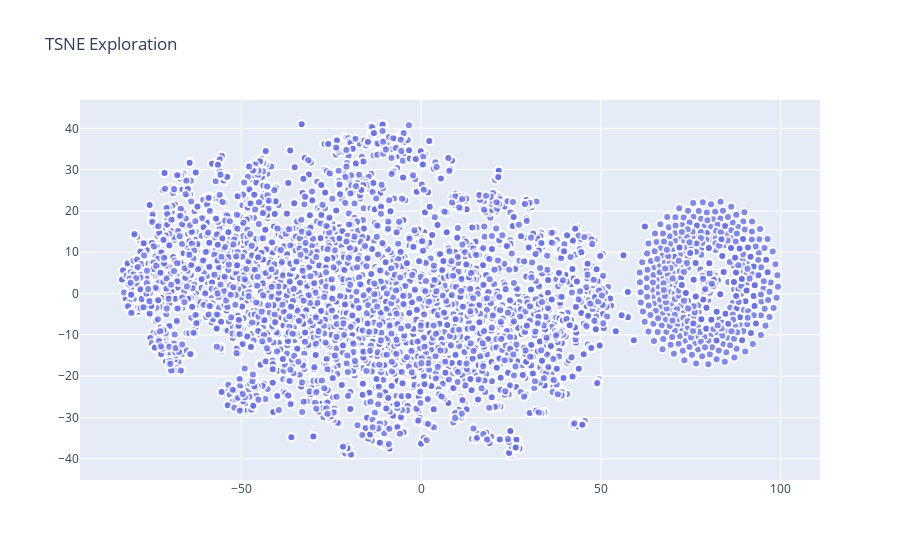

The notebook cell this image was saved under:
### Code cell
trace0 = go.Scatter(
    x = text_tsne[:,0],
    y = text_tsne[:,1],
    mode = 'markers',
    showlegend = False,
    text=most_similar_words_preprocessed_sentences, #TODO: change this
    marker = dict(
        size = 8,
        colorscale ='Jet',
        showscale = False,
        line = dict(
            width = 2,
            color = 'rgb(255, 255, 255)'
        ),
        opacity = 0.8
    )
)
data = [trace0]

layout = dict(title = 'TSNE Exploration',
              hovermode= 'closest',
              yaxis = dict(zeroline = False),
              xaxis = dict(zeroline = False),
              showlegend= True
             )

fig = dict(data=data, layout=layout)
py.iplot(fig, filename='styled-scatter')

### Figure 1 — Plotly figure (JSON) as saved in the notebook; plotly's stock layout.template omitted (floating-point values rounded to 4 significant figures; data arrays with more than 128 entries replaced by an {"elided": "..."} marker saying what was removed)
{"data": [{"marker": {"colorscale": [[0, "rgb(0,0,131)"], [0.2, "rgb(0,60,170)"], [0.4, "rgb(5,255,255)"], [0.6, "rgb(255,255,0)"], [0.8, "rgb(250,0,0)"], [1, "rgb(128,0,0)"]], "line": {"color": "rgb(255, 255, 255)", "width": 2}, "opacity": 0.8, "showscale": false, "size": 8}, "mode": "markers", "showlegend": false, "text": {"elided": "4660 str values"}, "type": "scatter", "x": {"elided": "4660 float values"}, "y": {"elided": "4660 float values"}}], "layout": {"hovermode": "closest", "showlegend": true, "title": {"text": "TSNE Exploration"}, "xaxis": {"zeroline": false}, "yaxis": {"zeroline": false}}}
